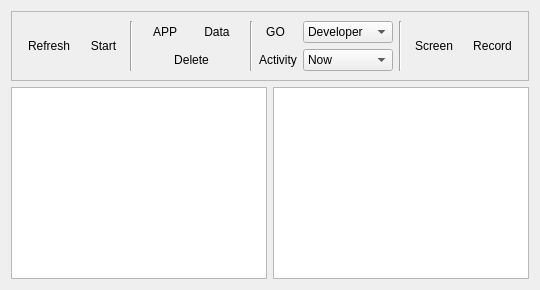
       <widget class="QWidget" name="command">
        <attribute name="title">
         <string>Command</string>
        </attribute>
        <layout class="QVBoxLayout" name="verticalLayout_2">
         <item>
          <widget class="QFrame" name="frame">
           <property name="frameShape">
            <enum>QFrame::StyledPanel</enum>
           </property>
           <property name="frameShadow">
            <enum>QFrame::Raised</enum>
           </property>
           <layout class="QHBoxLayout" name="horizontalLayout_4">
            <item>
             <layout class="QHBoxLayout" name="horizontalLayout_2">
              <item>
               <widget class="QToolButton" name="TBRefresh">
                <property name="text">
                 <string>Refresh</string>
                </property>
                <property name="icon">
                 <iconset resource="icon.qrc">
                  <normaloff>:/menu/icons/icons8-restart-50.png</normaloff>:/menu/icons/icons8-restart-50.png</iconset>
                </property>
                <property name="iconSize">
                 <size>
                  <width>20</width>
                  <height>20</height>
                 </size>
                </property>
                <property name="autoRepeat">
                 <bool>false</bool>
                </property>
                <property name="toolButtonStyle">
                 <enum>Qt::ToolButtonTextUnderIcon</enum>
                </property>
                <property name="autoRaise">
                 <bool>true</bool>
                </property>
               </widget>
              </item>
              <item>
               <widget class="QToolButton" name="TBStart">
                <property name="text">
                 <string>Start</string>
                </property>
                <property name="icon">
                 <iconset resource="icon.qrc">
                  <normaloff>:/menu/icons/icons8-play-50.png</normaloff>:/menu/icons/icons8-play-50.png</iconset>
                </property>
                <property name="iconSize">
                 <size>
                  <width>20</width>
                  <height>20</height>
                 </size>
                </property>
                <property name="autoRepeat">
                 <bool>false</bool>
                </property>
                <property name="toolButtonStyle">
                 <enum>Qt::ToolButtonTextUnderIcon</enum>
                </property>
                <property name="autoRaise">
                 <bool>true</bool>
                </property>
               </widget>
              </item>
             </layout>
            </item>
            <item>
             <widget class="Line" name="line">
              <property name="orientation">
               <enum>Qt::Vertical</enum>
              </property>
             </widget>
            </item>
            <item>
             <layout class="QVBoxLayout" name="verticalLayout">
              <item>
               <layout class="QHBoxLayout" name="horizontalLayout">
                <item>
                 <widget class="QToolButton" name="TBStart_2">
                  <property name="text">
                   <string>APP</string>
                  </property>
                  <property name="iconSize">
                   <size>
                    <width>20</width>
                    <height>20</height>
                   </size>
                  </property>
                  <property name="autoRepeat">
                   <bool>false</bool>
                  </property>
                  <property name="toolButtonStyle">
                   <enum>Qt::ToolButtonTextUnderIcon</enum>
                  </property>
                  <property name="autoRaise">
                   <bool>true</bool>
                  </property>
                 </widget>
                </item>
                <item>
                 <widget class="QToolButton" name="TBStart_3">
                  <property name="text">
                   <string>Data</string>
                  </property>
                  <property name="iconSize">
                   <size>
                    <width>20</width>
                    <height>20</height>
                   </size>
                  </property>
                  <property name="autoRepeat">
                   <bool>false</bool>
                  </property>
                  <property name="toolButtonStyle">
                   <enum>Qt::ToolButtonTextUnderIcon</enum>
                  </property>
                  <property name="autoRaise">
                   <bool>true</bool>
                  </property>
                 </widget>
                </item>
               </layout>
              </item>
              <item>
               <widget class="QLabel" name="LDelete">
                <property name="inputMethodHints">
                 <set>Qt::ImhNone</set>
                </property>
                <property name="text">
                 <string>Delete</string>
                </property>
                <property name="alignment">
                 <set>Qt::AlignCenter</set>
                </property>
               </widget>
              </item>
             </layout>
            </item>
            <item>
             <widget class="Line" name="line_2">
              <property name="orientation">
               <enum>Qt::Vertical</enum>
              </property>
             </widget>
            </item>
            <item>
             <layout class="QGridLayout" name="gridLayout_9">
              <item row="0" column="0">
               <widget class="QToolButton" name="TBStart_4">
                <property name="text">
                 <string>GO</string>
                </property>
                <property name="iconSize">
                 <size>
                  <width>20</width>
                  <height>20</height>
                 </size>
                </property>
                <property name="autoRepeat">
                 <bool>false</bool>
                </property>
                <property name="toolButtonStyle">
                 <enum>Qt::ToolButtonTextUnderIcon</enum>
                </property>
                <property name="autoRaise">
                 <bool>true</bool>
                </property>
               </widget>
              </item>
              <item row="0" column="1">
               <widget class="QComboBox" name="CBactivity">
                <item>
                 <property name="text">
                  <string>Developer</string>
                 </property>
                </item>
                <item>
                 <property name="text">
                  <string>Permission</string>
                 </property>
                </item>
               </widget>
              </item>
              <item row="1" column="0">
               <widget class="QLabel" name="LActivity">
                <property name="text">
                 <string>Activity</string>
                </property>
               </widget>
              </item>
              <item row="1" column="1">
               <widget class="QComboBox" name="CBcheck">
                <item>
                 <property name="text">
                  <string>Now</string>
                 </property>
                </item>
                <item>
                 <property name="text">
                  <string>App's </string>
                 </property>
                </item>
               </widget>
              </item>
             </layout>
            </item>
            <item>
             <widget class="Line" name="line_3">
              <property name="orientation">
               <enum>Qt::Vertical</enum>
              </property>
             </widget>
            </item>
            <item>
             <layout class="QHBoxLayout" name="horizontalLayout_3">
              <item>
               <widget class="QToolButton" name="TBScreen">
                <property name="text">
                 <string>Screen</string>
                </property>
                <property name="icon">
                 <iconset resource="capture.qrc">
                  <normaloff>:/button/icons/Capture_image.png</normaloff>:/button/icons/Capture_image.png</iconset>
                </property>
                <property name="iconSize">
                 <size>
                  <width>20</width>
                  <height>20</height>
                 </size>
                </property>
                <property name="autoRepeat">
                 <bool>false</bool>
                </property>
                <property name="toolButtonStyle">
                 <enum>Qt::ToolButtonTextUnderIcon</enum>
                </property>
                <property name="autoRaise">
                 <bool>true</bool>
                </property>
               </widget>
              </item>
              <item>
               <widget class="QToolButton" name="TBRecord">
                <property name="text">
                 <string>Record</string>
                </property>
                <property name="icon">
                 <iconset resource="icon.qrc">
                  <normaloff>:/menu/icons/Capture_video.png</normaloff>:/menu/icons/Capture_video.png</iconset>
                </property>
                <property name="iconSize">
                 <size>
                  <width>20</width>
                  <height>20</height>
                 </size>
                </property>
                <property name="autoRepeat">
                 <bool>false</bool>
                </property>
                <property name="toolButtonStyle">
                 <enum>Qt::ToolButtonTextUnderIcon</enum>
                </property>
                <property name="autoRaise">
                 <bool>true</bool>
                </property>
               </widget>
              </item>
             </layout>
            </item>
           </layout>
           <zorder>line</zorder>
           <zorder>line_2</zorder>
           <zorder>line_3</zorder>
           <zorder></zorder>
          </widget>
         </item>
         <item>
          <layout class="QHBoxLayout" name="horizontalLayout_5">
           <item>
            <widget class="QTableWidget" name="TWApplist"/>
           </item>
           <item>
            <widget class="QTreeView" name="TWApplist_2"/>
           </item>
          </layout>
         </item>
        </layout>
       </widget>
